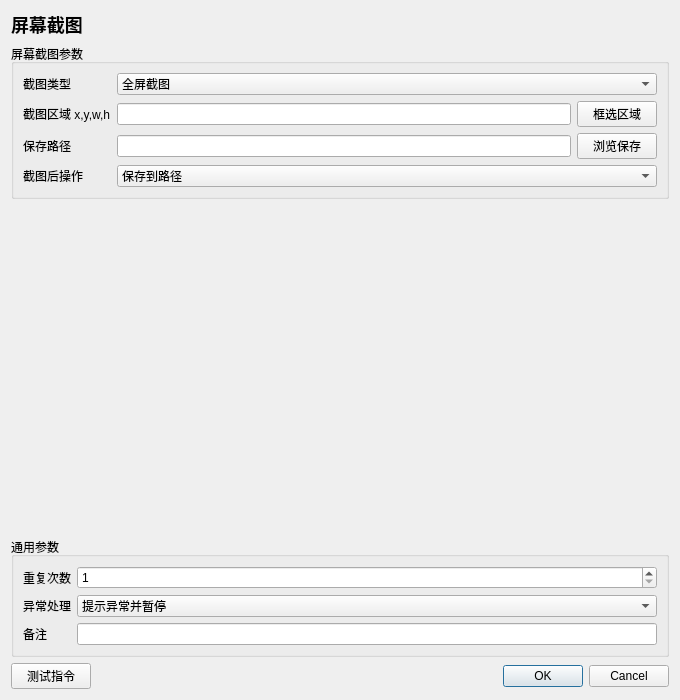
<?xml version="1.0" encoding="UTF-8"?>
<ui version="4.0"><class>InstructionEditor</class><widget class="QDialog" name="InstructionEditor">
<property name="geometry"><rect><x>0</x><y>0</y><width>680</width><height>700</height></rect></property><property name="minimumSize"><size><width>560</width><height>480</height></size></property><property name="windowTitle"><string>屏幕截图</string></property>
<layout class="QVBoxLayout" name="rootLayout">
<item><widget class="QLabel" name="titleLabel"><property name="text"><string>屏幕截图</string></property><property name="styleSheet"><string>font-size: 18px; font-weight: 600;</string></property></widget></item>
<item><widget class="QGroupBox" name="parameterGroupBox"><property name="title"><string>屏幕截图参数</string></property><layout class="QFormLayout" name="parameterFormLayout"><item row="0" column="0"><widget class="QLabel" name="parameterLabel_0"><property name="text"><string>截图类型</string></property></widget></item><item row="0" column="1"><widget class="QComboBox" name="parameter_0"><item><property name="text"><string>全屏截图</string></property></item><item><property name="text"><string>区域截图</string></property></item><property name="currentIndex"><number>0</number></property></widget></item>
<item row="1" column="0"><widget class="QLabel" name="parameterLabel_1"><property name="text"><string>截图区域 x,y,w,h</string></property></widget></item><item row="1" column="1"><widget class="QWidget" name="parameterContainer_1" native="true"><layout class="QHBoxLayout" name="parameterLayout_1"><property name="leftMargin"><number>0</number></property><property name="topMargin"><number>0</number></property><property name="rightMargin"><number>0</number></property><property name="bottomMargin"><number>0</number></property><item><widget class="QLineEdit" name="parameter_1"><property name="text"><string></string></property></widget></item><item><widget class="QPushButton" name="auxiliary_1"><property name="text"><string>框选区域</string></property></widget></item></layout></widget></item>
<item row="2" column="0"><widget class="QLabel" name="parameterLabel_2"><property name="text"><string>保存路径</string></property></widget></item><item row="2" column="1"><widget class="QWidget" name="parameterContainer_2" native="true"><layout class="QHBoxLayout" name="parameterLayout_2"><property name="leftMargin"><number>0</number></property><property name="topMargin"><number>0</number></property><property name="rightMargin"><number>0</number></property><property name="bottomMargin"><number>0</number></property><item><widget class="QLineEdit" name="parameter_2"><property name="text"><string></string></property></widget></item><item><widget class="QPushButton" name="auxiliary_2"><property name="text"><string>浏览保存</string></property></widget></item></layout></widget></item>
<item row="3" column="0"><widget class="QLabel" name="parameterLabel_3"><property name="text"><string>截图后操作</string></property></widget></item><item row="3" column="1"><widget class="QComboBox" name="parameter_3"><item><property name="text"><string>保存到路径</string></property></item><item><property name="text"><string>写入剪切板</string></property></item><property name="currentIndex"><number>0</number></property></widget></item></layout></widget></item>
<item><spacer name="verticalSpacer"><property name="orientation"><enum>Qt::Vertical</enum></property><property name="sizeHint" stdset="0"><size><width>20</width><height>20</height></size></property></spacer></item>
<item><widget class="QGroupBox" name="commonGroupBox"><property name="title"><string>通用参数</string></property><layout class="QFormLayout" name="commonFormLayout">
<item row="0" column="0"><widget class="QLabel" name="repeatLabel"><property name="text"><string>重复次数</string></property></widget></item><item row="0" column="1"><widget class="QSpinBox" name="repeatSpinBox"><property name="minimum"><number>1</number></property><property name="maximum"><number>999999</number></property><property name="value"><number>1</number></property></widget></item>
<item row="1" column="0"><widget class="QLabel" name="errorPolicyLabel"><property name="text"><string>异常处理</string></property></widget></item><item row="1" column="1"><widget class="QComboBox" name="errorPolicyComboBox"><item><property name="text"><string>自动跳过</string></property></item><item><property name="text"><string>提示异常并暂停</string></property></item><item><property name="text"><string>提示异常并停止</string></property></item><property name="currentIndex"><number>1</number></property></widget></item>
<item row="2" column="0"><widget class="QLabel" name="noteLabel"><property name="text"><string>备注</string></property></widget></item><item row="2" column="1"><widget class="QLineEdit" name="noteEdit"/></item>
</layout></widget></item>
<item><layout class="QHBoxLayout" name="footerLayout"><item><widget class="QPushButton" name="testButton"><property name="text"><string>测试指令</string></property></widget></item><item><spacer name="footerSpacer"><property name="orientation"><enum>Qt::Horizontal</enum></property><property name="sizeHint" stdset="0"><size><width>40</width><height>20</height></size></property></spacer></item><item><widget class="QDialogButtonBox" name="buttonBox"><property name="standardButtons"><set>QDialogButtonBox::Cancel|QDialogButtonBox::Ok</set></property></widget></item></layout></item>
</layout></widget><resources/><connections/></ui>
